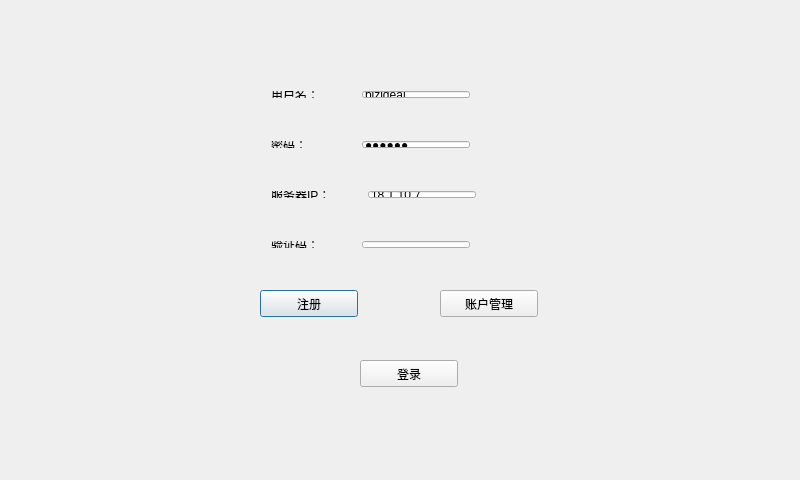
<?xml version="1.0" encoding="UTF-8"?>
<ui version="4.0">
 <class>login</class>
 <widget class="QDialog" name="login">
  <property name="geometry">
   <rect>
    <x>0</x>
    <y>0</y>
    <width>800</width>
    <height>480</height>
   </rect>
  </property>
  <property name="windowTitle">
   <string>login</string>
  </property>
  <widget class="QLabel" name="label">
   <property name="geometry">
    <rect>
     <x>0</x>
     <y>0</y>
     <width>800</width>
     <height>480</height>
    </rect>
   </property>
   <property name="styleSheet">
    <string notr="true">background-image: url(:/8211.jpg);</string>
   </property>
   <property name="text">
    <string/>
   </property>
  </widget>
  <widget class="QWidget" name="layoutWidget">
   <property name="geometry">
    <rect>
     <x>260</x>
     <y>130</y>
     <width>221</width>
     <height>29</height>
    </rect>
   </property>
   <layout class="QHBoxLayout" name="horizontalLayout_2">
    <item>
     <widget class="QLabel" name="label_3">
      <property name="text">
       <string>密码：</string>
      </property>
     </widget>
    </item>
    <item>
     <widget class="QLineEdit" name="led_pwd">
      <property name="sizePolicy">
       <sizepolicy hsizetype="Fixed" vsizetype="Fixed">
        <horstretch>0</horstretch>
        <verstretch>0</verstretch>
       </sizepolicy>
      </property>
      <property name="text">
       <string>123456</string>
      </property>
      <property name="echoMode">
       <enum>QLineEdit::Password</enum>
      </property>
     </widget>
    </item>
   </layout>
  </widget>
  <widget class="QWidget" name="layoutWidget_2">
   <property name="geometry">
    <rect>
     <x>260</x>
     <y>180</y>
     <width>227</width>
     <height>29</height>
    </rect>
   </property>
   <layout class="QHBoxLayout" name="horizontalLayout_3">
    <item>
     <widget class="QLabel" name="label_4">
      <property name="text">
       <string>服务器IP：</string>
      </property>
     </widget>
    </item>
    <item>
     <widget class="QLineEdit" name="led_ip">
      <property name="sizePolicy">
       <sizepolicy hsizetype="Fixed" vsizetype="Fixed">
        <horstretch>0</horstretch>
        <verstretch>0</verstretch>
       </sizepolicy>
      </property>
      <property name="text">
       <string>18.1.10.7</string>
      </property>
     </widget>
    </item>
   </layout>
  </widget>
  <widget class="QWidget" name="layoutWidget_3">
   <property name="geometry">
    <rect>
     <x>260</x>
     <y>230</y>
     <width>221</width>
     <height>29</height>
    </rect>
   </property>
   <layout class="QHBoxLayout" name="horizontalLayout_4">
    <item>
     <widget class="QLabel" name="label_5">
      <property name="text">
       <string>验证码：</string>
      </property>
     </widget>
    </item>
    <item>
     <widget class="QLineEdit" name="led_yzm">
      <property name="sizePolicy">
       <sizepolicy hsizetype="Fixed" vsizetype="Fixed">
        <horstretch>0</horstretch>
        <verstretch>0</verstretch>
       </sizepolicy>
      </property>
     </widget>
    </item>
   </layout>
  </widget>
  <widget class="QLabel" name="lab_num1">
   <property name="geometry">
    <rect>
     <x>490</x>
     <y>230</y>
     <width>13</width>
     <height>22</height>
    </rect>
   </property>
   <property name="styleSheet">
    <string notr="true">background-image: url(:/0.jpg);</string>
   </property>
   <property name="text">
    <string/>
   </property>
  </widget>
  <widget class="QLabel" name="lab_num2">
   <property name="geometry">
    <rect>
     <x>510</x>
     <y>230</y>
     <width>13</width>
     <height>22</height>
    </rect>
   </property>
   <property name="styleSheet">
    <string notr="true">background-image: url(:/0.jpg);</string>
   </property>
   <property name="text">
    <string/>
   </property>
  </widget>
  <widget class="QLabel" name="lab_num3">
   <property name="geometry">
    <rect>
     <x>530</x>
     <y>230</y>
     <width>13</width>
     <height>22</height>
    </rect>
   </property>
   <property name="styleSheet">
    <string notr="true">background-image: url(:/0.jpg);</string>
   </property>
   <property name="text">
    <string/>
   </property>
  </widget>
  <widget class="QLabel" name="lab_num4">
   <property name="geometry">
    <rect>
     <x>550</x>
     <y>230</y>
     <width>13</width>
     <height>22</height>
    </rect>
   </property>
   <property name="styleSheet">
    <string notr="true">background-image: url(:/0.jpg);</string>
   </property>
   <property name="text">
    <string/>
   </property>
  </widget>
  <widget class="QPushButton" name="pushButton">
   <property name="geometry">
    <rect>
     <x>260</x>
     <y>290</y>
     <width>98</width>
     <height>27</height>
    </rect>
   </property>
   <property name="text">
    <string>注册</string>
   </property>
  </widget>
  <widget class="QPushButton" name="pushButton_2">
   <property name="geometry">
    <rect>
     <x>440</x>
     <y>290</y>
     <width>98</width>
     <height>27</height>
    </rect>
   </property>
   <property name="text">
    <string>账户管理</string>
   </property>
  </widget>
  <widget class="QPushButton" name="pushButton_3">
   <property name="geometry">
    <rect>
     <x>360</x>
     <y>360</y>
     <width>98</width>
     <height>27</height>
    </rect>
   </property>
   <property name="text">
    <string>登录</string>
   </property>
  </widget>
  <widget class="QWidget" name="">
   <property name="geometry">
    <rect>
     <x>260</x>
     <y>80</y>
     <width>221</width>
     <height>29</height>
    </rect>
   </property>
   <layout class="QHBoxLayout" name="horizontalLayout">
    <item>
     <widget class="QLabel" name="label_2">
      <property name="text">
       <string>用户名：</string>
      </property>
     </widget>
    </item>
    <item>
     <widget class="QLineEdit" name="led_name">
      <property name="sizePolicy">
       <sizepolicy hsizetype="Fixed" vsizetype="Fixed">
        <horstretch>0</horstretch>
        <verstretch>0</verstretch>
       </sizepolicy>
      </property>
      <property name="text">
       <string>bizideal</string>
      </property>
     </widget>
    </item>
   </layout>
  </widget>
 </widget>
 <layoutdefault spacing="6" margin="11"/>
 <resources/>
 <connections/>
</ui>
